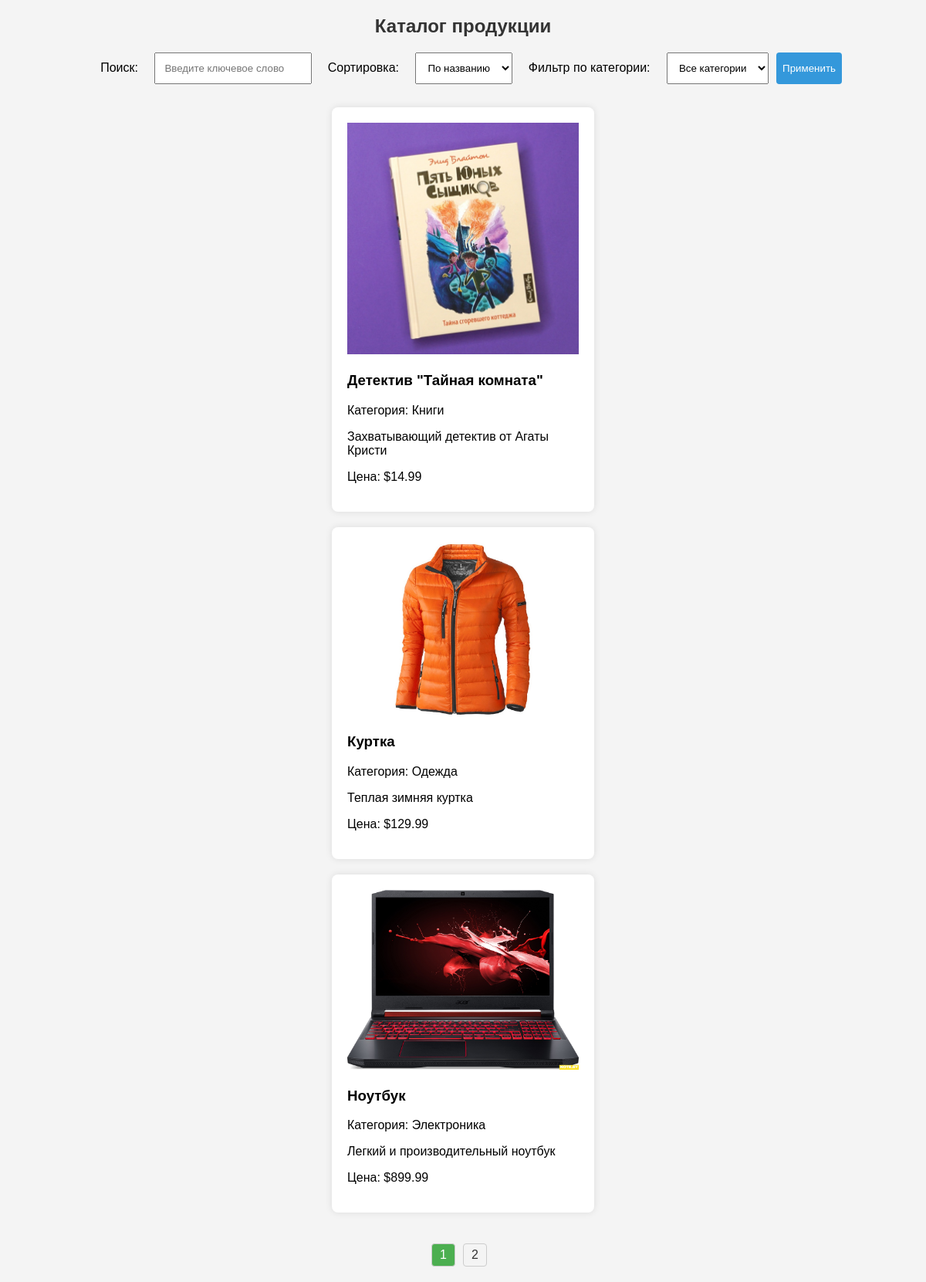
/LR263/catalog.php, run on the app's committed database.
### tables this page shows
CREATE TABLE `products1` (
  `id` int NOT NULL,
  `category` varchar(255) NOT NULL,
  `name` varchar(255) NOT NULL,
  `description` text,
  `price` decimal(10,2) NOT NULL,
  `image_path` varchar(255) DEFAULT NULL
);

### LR263/catalog.php (the view, shortened to what this page needs)
<!DOCTYPE html>
<html lang="en">
<head>
</head>
<body>
    <h2>Каталог продукции</h2>
    <form action="" method="get">
        <label for="search">Поиск:</label>
        <input type="text" name="search" placeholder="Введите ключевое слово">
        <label for="sort">Сортировка:</label>
        <select name="sort">
            <option value="name">По названию</option>
        </select>
        <label for="category">Фильтр по категории:</label>
        <select name="category">
            <option value="" selected>Все категории</option>
        </select>
        <input type="submit" value="Применить">
    </form>
    <?php
    $servername = "localhost";
    $username = "root";
    $password = "";
    $dbname = "mydatabase";
    $conn = new mysqli($servername, $username, $password, $dbname);
    $current_page = isset($_GET['page']) ? $_GET['page'] : 1;
    $items_per_page = 3;
    $offset = ($current_page - 1) * $items_per_page;
    $search_query = isset($_GET['search']) ? $_GET['search'] : '';
    $sort_by = isset($_GET['sort']) ? $_GET['sort'] : 'name';
    $category_filter = isset($_GET['category']) ? $_GET['category'] : '';
    $condition = "WHERE (name LIKE '%$search_query%' OR description LIKE '%$search_query%')";
    $sql = "SELECT * FROM products1 $condition ORDER BY $sort_by LIMIT $offset, $items_per_page";
    $result = $conn->query($sql);
    if ($result->num_rows > 0) {
        while ($row = $result->fetch_assoc()) {
            echo '<div class="product">';
            if (!empty($row["image_path"])) {
                echo '<img src="' . htmlspecialchars($row["image_path"]) . '" alt="Продукт">';
            }
            echo '<h3>' . htmlspecialchars($row["name"]) . '</h3>';
            echo '<p>Категория: ' . htmlspecialchars($row["category"]) . '</p>';
            echo '<p>' . htmlspecialchars($row["description"]) . '</p>';
            echo '<p>Цена: $' . number_format($row["price"], 2) . '</p>';
            echo '</div>';
        }
        $total_items_sql = "SELECT COUNT(*) as total FROM products1 $condition";
        $total_items_result = $conn->query($total_items_sql);
        $total_items = $total_items_result->fetch_assoc()['total'];
        $total_pages = ceil($total_items / $items_per_page);
        echo '<div class="pagination">';
        for ($i = 1; $i <= $total_pages; $i++) {
            $active_class = ($i == $current_page) ? 'active' : '';
            echo '<a class="' . $active_class . '" href="?page=' . $i . '&search=' . $search_query . '&sort=' . $sort_by . '&category=' . $category_filter . '">' . $i . '</a>';
        }
        echo '</div>';
    } else {
        echo '<p>Нет продукции.</p>';
    }
    ?>
</body>
</html>

### LR263/catalog.php (style rules this page uses)
body { font-family: Arial, sans-serif; background-color: #f4f4f4; margin: 0; padding: 0; display: flex; flex-direction: column; align-items: center; justify-content: center; min-height: 100vh; }
h2 { color: #333; }
form { margin-bottom: 20px; display: flex; flex-wrap: wrap; justify-content: space-between; }
form label, form select, form input { margin-bottom: 10px; padding: 0.7rem; margin-left: 10px; }
form input[type="submit"] { background-color: #3498db; color: white; border: none; padding: 8px; border-radius: 4px; cursor: pointer; }
.product { background-color: #fff; padding: 20px; border-radius: 8px; box-shadow: 0 0 10px rgba(0, 0, 0, 0.1); margin-bottom: 20px; width: 300px; }
.pagination { display: flex; list-style: none; padding: 0; margin: 20px 0; }
.pagination a { margin-right: 10px; text-decoration: none; color: #333; border: 1px solid #ccc; padding: 5px 10px; border-radius: 4px; transition: background-color 0.3s; }
.pagination a.active { background-color: #4caf50; color: white; }
.product img { max-width: 100%; height: auto; }

### data on the page
products1: image_path (picture), name "Детектив \"Тайная комната\"", category "Книги", description "Захватывающий детектив от Агаты Кристи", price "14.99"
products1: image_path (picture), name "Куртка", category "Одежда", description "Теплая зимняя куртка", price "129.99"
products1: image_path (picture), name "Ноутбук", category "Электроника", description "Легкий и производительный ноутбук", price "899.99"
